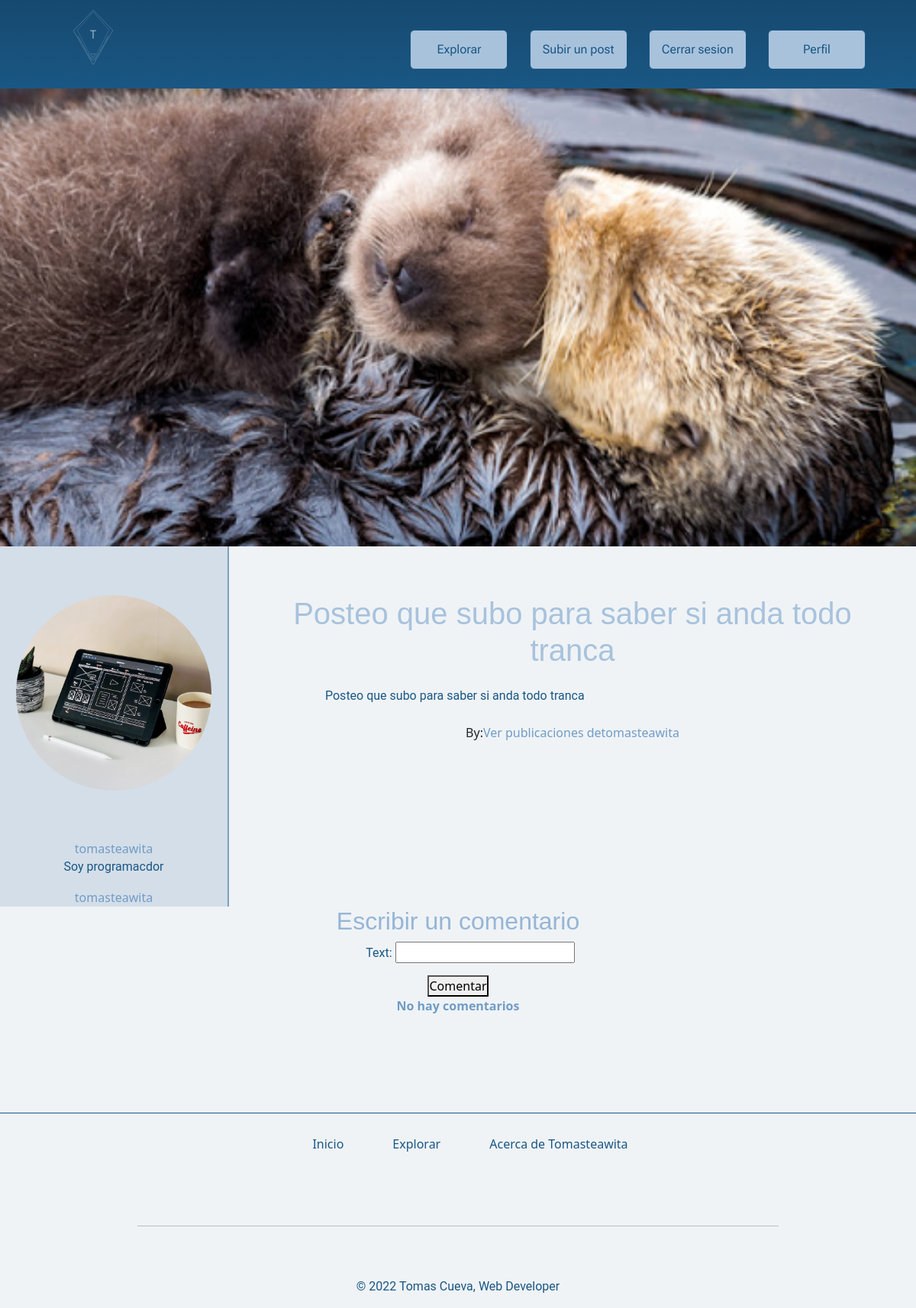
Before: /detailPost/6 with the older database file.
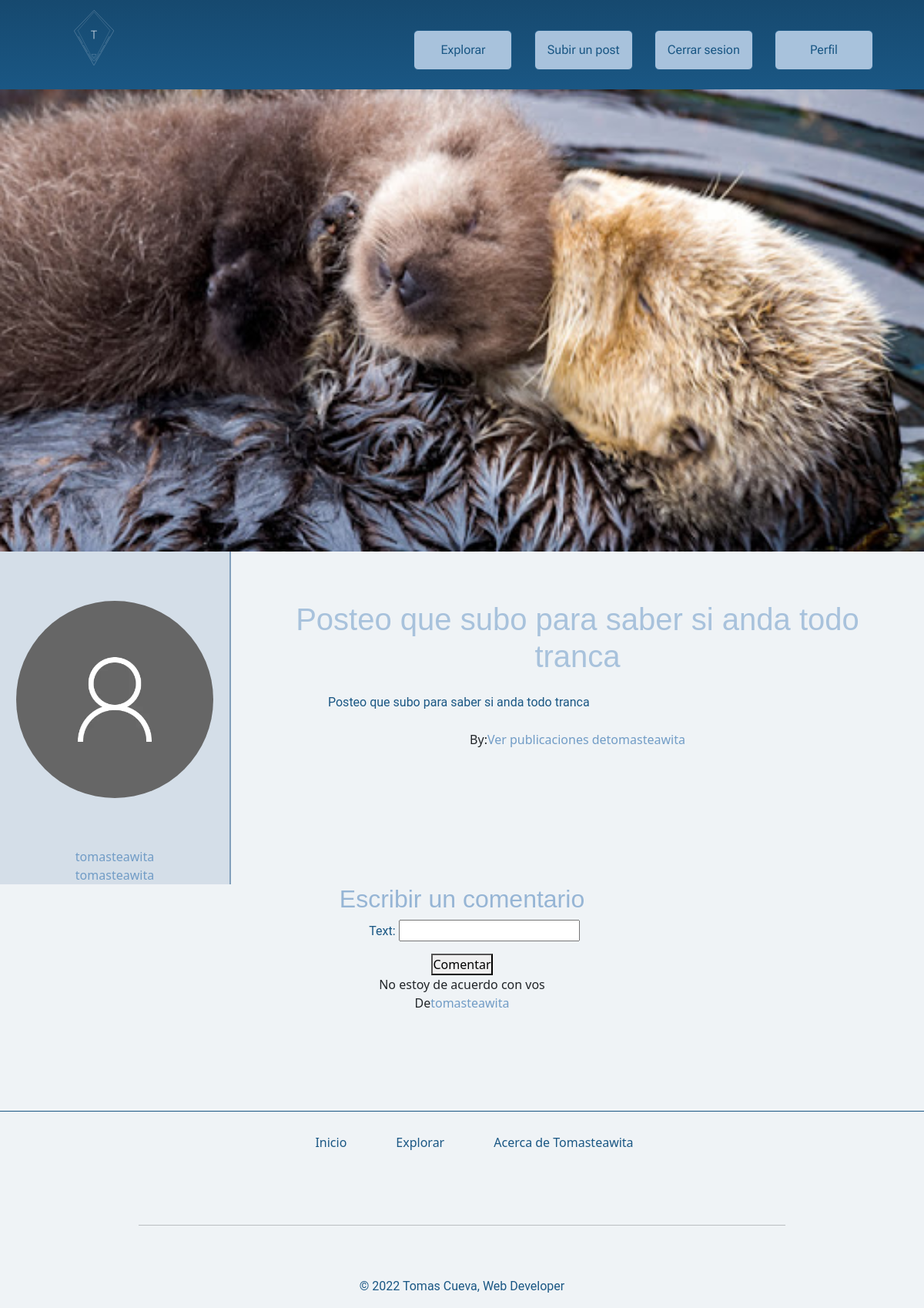
After: the same page with the newer database file.
### blog/models.py (models this page shows, shortened)
class Post(models.Model):
    title = models.CharField(max_length=75)
    description = models.CharField(max_length=256)
    text = models.TextField(max_length=1040)
    image = models.ImageField(upload_to='image',null=True,blank=True)
    user = models.ForeignKey(User, on_delete=models.CASCADE,null=True,blank=True)
    category = models.ForeignKey(Category, on_delete=models.CASCADE,null=True,blank=True)
    date = models.DateTimeField(null=True)
    def __str__(self):
        return f'Post: {self.title}'

class Avatar(models.Model):
    user = models.ForeignKey(User, on_delete=models.CASCADE,null=True,blank=True)
    perfil_image = models.ImageField(upload_to='perfil_image')
    perfil_description = models.CharField(max_length=256)
    developer_type = models.CharField(max_length=65)

class Comentario(models.Model):
    text = models.CharField(max_length=256)
    user = models.ForeignKey(User, on_delete=models.CASCADE,null=True,blank=True)
    post = models.ForeignKey(Post, on_delete=models.CASCADE,null=True,blank=True)

### blog/views.py (the view)
# urls.py: path('detailPost/<int:post_id>',detail_post,name="DetailPost"),
def detail_post(request,post_id):
    post = Post.objects.get(id=post_id)
    context = {'post':post}
    try:
        avatar = Avatar.objects.get(user_id=post.user.id)
        context['avatar'] = avatar
    except:
        pass
    try:
        coments = Comentario.objects.filter(post_id=post_id)
        context['coments'] = coments
    except:
        pass
    if request.method == 'POST':
        coment_form = ComentForm(request.POST)
        coment_form.user = request.user.pk
        coment_form.post = post_id
        if coment_form.is_valid():
            coment_form_clean = coment_form.cleaned_data
            coment_clean = Comentario(text= coment_form_clean['text'],user = request.user,post =post)
            coment_clean.save()
    else:
        coment_form = ComentForm(initial={'user':request.user.pk,'post':post_id})
        context['form'] = coment_form
    return render(request, 'detailPost.html',context = context)

### blog/forms.py
class ComentForm(forms.Form):
    text = forms.CharField(max_length=256)
    user = forms.ModelChoiceField(queryset=User.objects.all())
    post = forms.ModelChoiceField(queryset=Post.objects.all())

### blog/templates/detailPost.html (shortened to what this page needs)
{% extends 'main.html' %}
{% load static %}
{% block main %}
<main class="detailPost">
    <section>
        <img src="{{post.image.url}}" alt="">
    </section>
    <section>
        <aside class="user-detail-card">
        {% if avatar%}
            <img src="{{avatar.perfil_image.url}}" alt="">
        {% else %}
            <img src="{% static 'sources/images/perfil_image-_predeterm.webp'%}" alt="">
        {% endif %}
            <div>
                <a href="{% url 'DetailUser' post.user.id%}">{{post.user.username}}</a>
            </div>
        {% if avatar %}
            <p>{{avatar.perfil_description}}</p>
        {% endif %}
            <a href="{% url 'DetailUser' post.user.id%}">{{post.user.username}}</a>
        </aside>
        <article>
            <h1>{{post.description}}</h1>
            <p>{{post.text}}</p>
            <nav>
                <span>By:</span><a href="{% url 'DetailUser' post.user.id%}"><span>Ver publicaciones de</span>{{post.user.username}} </a>
            </nav>
        </article>
    </section>
    <section class="form-coments">
        <h2>Escribir un comentario</h2>
        <form method="post"> {% csrf_token %}
            <ul>
                {{form.as_ul}}
            </ul>
            <button type="submit">
                Comentar
            </button>
        </form>
        <article>
            {% if coments %}
                {% for coment in coments %}
                    <div>
                        {{coment.text}}
                        <nav>
                            <span>De</span><a href="{% url 'DetailUser' coment.user.id%}">{{coment.user.username}}</a>
                        </nav>
                </div>
                {% endfor %}
            {% else %}
            <strong>No hay comentarios</strong>
            {% endif %}
        </article>
    </section>
</main>
{% endblock  %}

### blog/templates/main.html
{% extends 'tomasteawita/templates/base.html' %}
{% load static %}
{% block header %}
    <a href="{% url 'search' %}">
        <button>Explorar</button>
    </a>
    <a href="{% url 'upload post' %}">
        <button>Subir un post</button>
    </a>
    <a href="{% url 'Logout' %}">
        <button>Cerrar sesion</button>
    </a>
    <a href="{% url 'DetailUser' request.user.id %}">
        <button>Perfil</button>
    </a>
{% endblock  %}

### tomasteawita/templates/base.html (shortened to what this page needs)
<!doctype html>
{% load static%}
<html lang="en">
  <head>
    <link href="https://cdn.jsdelivr.net/npm/bootstrap@5.2.2/dist/css/bootstrap.min.css" rel="stylesheet">
    <link rel="stylesheet" href="{% static 'css/style.css' %}">
    <link rel="stylesheet" href="https://cdn.jsdelivr.net/npm/bootstrap-icons@1.9.1/font/bootstrap-icons.css">
</head>
  <body>
    <header>
        <nav>
            <a href=" {% url 'index' %}">
                <img src="{% static 'sources/logos/logoMainWhite.svg' %}" alt="">
            </a>
            <ul>
                <li>
                    <div>
                        {% block header %}{% endblock  %}
                    </div>
                </li>
            </ul>
        </nav>
    </header>
    {% block  main %}{% endblock  %}
    <footer>
        <nav>
            <ul>
                <li>
                    <a href="{% url 'index' %}">Inicio</a>
                </li>
                <li>
                    <a href="{% url 'search' %}">Explorar</a>
                </li>
                <li>
                    <a href="https://CuevaTomasArg.github.io.">Acerca de <a href="https://CuevaTomasArg.github.io.">Tomasteawita</a> </a>
                </li>
            </ul>
        </nav>
        <hr>
        <div>
            <p>
                © 2022 Tomas Cueva, Web Developer
            </p>
        </div>
    </footer>
  </body>
</html>

### tomasteawita/static/css/style.css (style rules this page uses)
*, *:before, *:after { box-sizing: border-box; margin: 0; padding: 0; }
body { background-color: #eff3f6; }
a, strong { text-decoration: none; color: #719cc6; }
main { z-index: 10; }
p, label { color: #1A5784; font-family: "Roboto", "Quicksand", sans-serif; }
h1, h2, h3, h4, h5, h6 { font-family: Helvetica; }
h1 { color: #A8C2DC; }
h2 { color: #96b5d5; }
ul { list-style-type: none; }
hr { background-color: #1A5784; }
header { height: 116px; background: linear-gradient(#16496f, #1A5784); }
header nav { height: 98px; display: flex; flex-direction: row; justify-content: space-between; align-items: center; padding: 24px; }
header nav > a img { height: 72px; margin: auto 72px; }
header nav > ul { display: flex; flex-direction: row; align-items: center; justify-content: space-between; margin: 32px 12px 0px auto; }
header nav > ul li { display: flex; flex-direction: row; align-items: center; justify-content: center; }
header nav > ul li > form, header nav > ul li > div { margin: auto 18px; }
header nav > ul li a { display: inline-block; font-family: "Roboto", "Quicksand", sans-serif; color: #1A5784; text-decoration: underline; transition: 0.5s; margin: auto 12px; }
header nav > ul li a button { font-size: 1rem; background-color: #A8C2DC; border: 1px solid #1A5784; border-radius: 6px; width: 128px; height: 52px; font-family: "Roboto Flex", sans-serif; font-weight: 400; color: #1A5784; transition: all 0.3s; }
footer { display: flex; flex-direction: column; align-items: center; justify-content: center; border-top: 1px solid #1A5784; margin-top: 128px; padding-top: 16px; height: 256px; background-color: #eff3f6; }
footer nav ul { display: flex; flex-direction: row; align-items: center; justify-content: center; }
footer nav ul li { margin: 12px 32px; }
footer nav ul li a { color: #1A5784; }
footer hr { width: 70%; margin: auto 4px; }
footer div { display: flex; flex-direction: row; align-items: center; justify-content: center; }
footer div p { color: #1A5784; }
.detailPost section:first-child img { width: 100%; height: 600px; object-fit: cover; }
.detailPost section:nth-child(2) { display: grid; grid-template-columns: 1fr 3fr; grid-template-rows: 1fr; justify-items: stretch; align-items: flex-start; text-align: center; }
.detailPost section:nth-child(2) article { text-align: center; width: 90%; margin: 64px auto; }
.detailPost section:nth-child(2) article p { text-align: start; width: 80%; margin: 24px auto; }
.detailPost .form-coments { text-align: center; }
.detailPost .form-coments form { text-align: center; }
.user-detail-card { text-align: center; background-color: #d4dee8; border-right: 2px solid #829fbb; width: 100%; }
.user-detail-card img { border-radius: 50%; height: 256px; width: 256px; margin: 64px auto; object-fit: cover; }

Changed rows visible on the page:
removed Avatar: perfil_image (picture), perfil_description "Soy programacdor"
added Comentario: text "No estoy de acuerdo con vos", user.username "tomasteawita"
Other visible differences:
text no longer shown: "No hay comentarios"
